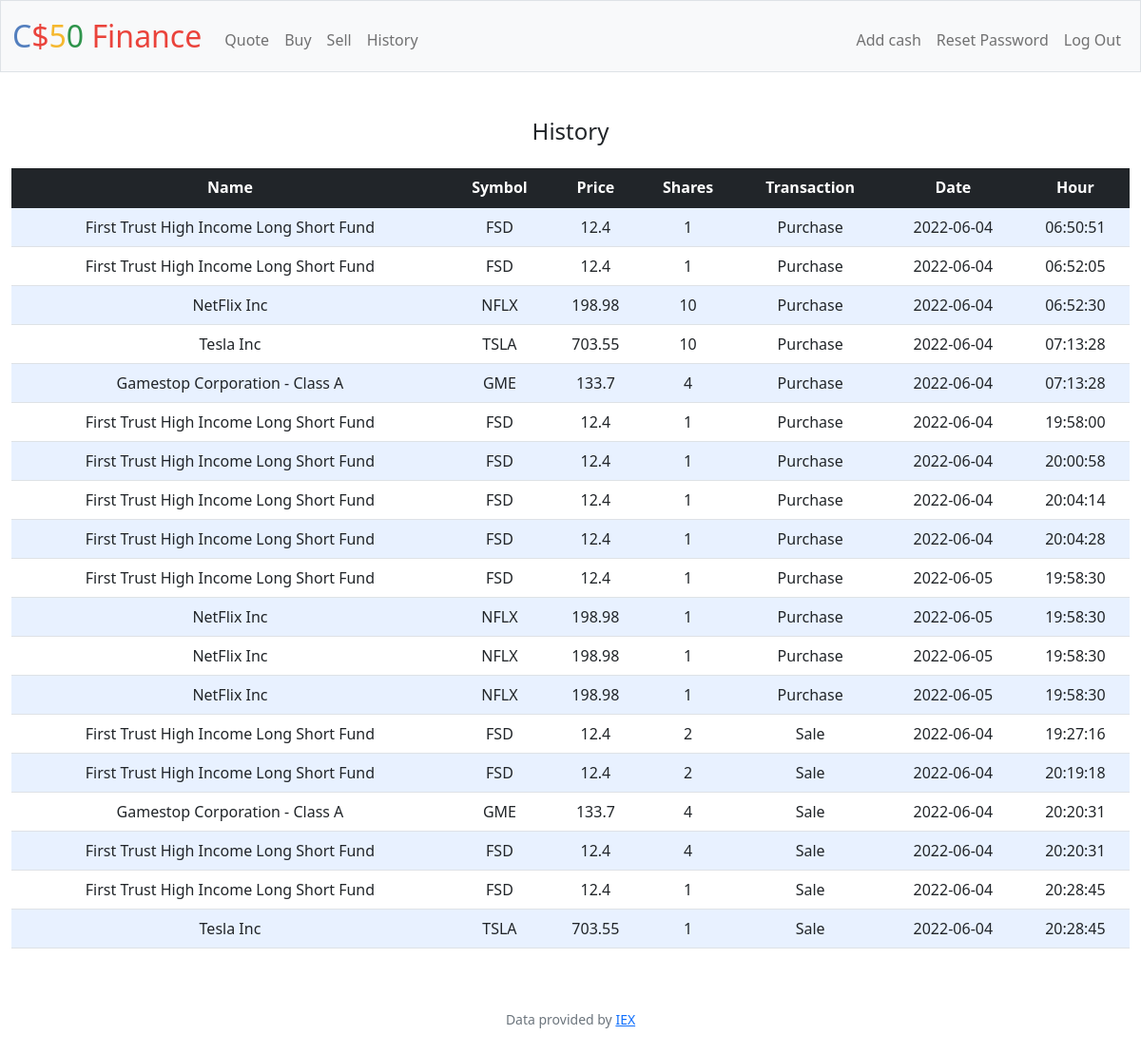
The app's page /history (signed in) with its own data.
### tables this page shows
CREATE TABLE purchases(
id INTEGER PRIMARY KEY,
user_id INTEGER,
shares INTEGER,
name TEXT,
price REAL,
symbol TEXT,
date TEXT,
hour TEXT,
FOREIGN KEY(user_id) REFERENCES users(id));

CREATE TABLE sales(
id INTEGER PRIMARY KEY,
user_id INTEGER,
shares INTEGER,
name TEXT,
price REAL,
symbol TEXT,
date TEXT,
hour TEXT,
FOREIGN KEY(user_id) REFERENCES users(id));

### app.py (the view)
@app.route("/history")
@login_required
def history():
    PurchasesDict = db.execute("SELECT name,symbol,price,shares,date,hour from purchases where user_id = ?", session['user_id'])
    SalesDict = db.execute("SELECT name,symbol,price,shares,date,hour from sales where user_id = ?", session['user_id'])
    print(len(PurchasesDict))
    return render_template("history.html", lenSales=range(len(SalesDict)), lenPurchases=range(len(PurchasesDict)), sales=SalesDict, purchases=PurchasesDict)

### app.py (called while the page is built)
@app.after_request
def after_request(response):
    response.headers["Cache-Control"] = "no-cache, no-store, must-revalidate"
    response.headers["Expires"] = 0
    response.headers["Pragma"] = "no-cache"
    return response

### helpers.py (called while the page is built)
def login_required(f):
    @wraps(f)
    def decorated_function(*args, **kwargs):
        if session.get("user_id") is None:
            return redirect("/login")
        return f(*args, **kwargs)
    return decorated_function

### templates/history.html (shortened to what this page needs)
{% extends "layout.html" %}
{% block main %}
    <div class="mb-3">
        <h4>History</h4>
    </div>
    <table class="table">
        <thead class="table-dark">
            <tr>
                <th scope="col">Name</th>
                <th scope="col">Symbol</th>
                <th scope="col">Price</th>
                <th scope="col">Shares</th>
                <th scope="col">Transaction</th>
                <th scope="col">Date</th>
                <th scope="col">Hour</th>
            </tr>
        </thead>
        <tbody>
            {% for i in lenPurchases%}
            <tr>
                <td>{{purchases[i]['name']}}</td>
                <td>{{purchases[i]['symbol']}}</td>
                <td>{{purchases[i]['price']}}</td>
                <td>{{purchases[i]['shares']}}</td>
                <td>Purchase</td>
                <td>{{purchases[i]['date']}}</td>
                <td>{{purchases[i]['hour']}}</td>
            </tr>
            {% endfor %}
            {% for i in lenSales%}
            <tr>
                <td>{{sales[i]['name']}}</td>
                <td>{{sales[i]['symbol']}}</td>
                <td>{{sales[i]['price']}}</td>
                <td>{{sales[i]['shares']}}</td>
                <td>Sale</td>
                <td>{{sales[i]['date']}}</td>
                <td>{{sales[i]['hour']}}</td>
            </tr>
            {% endfor %}
        </tbody>
    </table>
{% endblock %}

### templates/layout.html (shortened to what this page needs)
<!DOCTYPE html>
<html lang="en">
    <head>
        <link href="https://cdn.jsdelivr.net/npm/bootstrap@5.1.3/dist/css/bootstrap.min.css" rel="stylesheet">
        <link href="/static/styles.css" rel="stylesheet" type="text/css">
    </head>
    <body>
        <nav class="bg-light border navbar navbar-expand-md navbar-light">
            <div class="container-fluid">
                <a class="navbar-brand" href="/"><span class="blue">C</span><span class="red">$</span><span class="yellow">5</span><span class="green">0</span> <span class="red">Finance</span></a>
                <div class="collapse navbar-collapse" id="navbar">
                    {% if session["user_id"] %}
                        <ul class="navbar-nav me-auto mt-2">
                            <li class="nav-item"><a class="nav-link" href="/quote">Quote</a></li>
                            <li class="nav-item"><a class="nav-link" href="/buy">Buy</a></li>
                            <li class="nav-item"><a class="nav-link" href="/sell">Sell</a></li>
                            <li class="nav-item"><a class="nav-link" href="/history">History</a></li>
                        </ul>
                        <ul class="navbar-nav ms-auto mt-2">
                            <li class="nav-item"><a class="nav-link" href="/addCash">Add cash</a></li>
                            <li class="nav-item"><a class="nav-link" href="/reset">Reset Password</a></li>
                            <li class="nav-item"><a class="nav-link" href="/logout">Log Out</a></li>
                        </ul>
                    {% else %}
                        <ul class="navbar-nav ms-auto mt-2">
                            <li class="nav-item"><a class="nav-link" href="/register">Register</a></li>
                            <li class="nav-item"><a class="nav-link" href="/login">Log In</a></li>
                        </ul>
                    {% endif %}
                </div>
            </div>
        </nav>
        <main class="container-fluid py-5 text-center">
            {% block main %}{% endblock %}
        </main>
        <footer class="mb-5 small text-center text-muted">
            Data provided by <a href="https://iexcloud.io/">IEX</a>
        </footer>
    </body>
</html>

### static/styles.css (style rules this page uses)
nav .navbar-brand { font-size: xx-large; }
nav .navbar-brand .blue { color: #537fbe; }
nav .navbar-brand .red { color: #ea433b; }
nav .navbar-brand .yellow { color: #f5b82e; }
nav .navbar-brand .green { color: #2e944b; }
tbody tr:nth-of-type(odd) { background-color: rgb(179, 208, 255, 0.3) !important; }
li { text-align: left; }
.mb-3 { display: flex; justify-content: center; }

### records on screen
purchases: name "First Trust High Income Long Short Fund", symbol "FSD", price "12.4", shares "1", date "2022-06-04", hour "06:50:51"
purchases: name "First Trust High Income Long Short Fund", symbol "FSD", price "12.4", shares "1", date "2022-06-04", hour "06:52:05"
purchases: name "NetFlix Inc", symbol "NFLX", price "198.98", shares "10", date "2022-06-04", hour "06:52:30"
purchases: name "Tesla Inc", symbol "TSLA", price "703.55", shares "10", date "2022-06-04", hour "07:13:28"
purchases: name "Gamestop Corporation - Class A", symbol "GME", price "133.7", shares "4", date "2022-06-04", hour "07:13:28"
purchases: name "First Trust High Income Long Short Fund", symbol "FSD", price "12.4", shares "1", date "2022-06-04", hour "19:58:00"
purchases: name "First Trust High Income Long Short Fund", symbol "FSD", price "12.4", shares "1", date "2022-06-04", hour "20:00:58"
purchases: name "First Trust High Income Long Short Fund", symbol "FSD", price "12.4", shares "1", date "2022-06-04", hour "20:04:14"
purchases: name "First Trust High Income Long Short Fund", symbol "FSD", price "12.4", shares "1", date "2022-06-04", hour "20:04:28"
purchases: name "First Trust High Income Long Short Fund", symbol "FSD", price "12.4", shares "1", date "2022-06-05", hour "19:58:30"
purchases: name "NetFlix Inc", symbol "NFLX", price "198.98", shares "1", date "2022-06-05", hour "19:58:30"
purchases: name "NetFlix Inc", symbol "NFLX", price "198.98", shares "1", date "2022-06-05", hour "19:58:30"
purchases: name "NetFlix Inc", symbol "NFLX", price "198.98", shares "1", date "2022-06-05", hour "19:58:30"
sales: name "First Trust High Income Long Short Fund", symbol "FSD", price "12.4", shares "2", date "2022-06-04", hour "19:27:16"
sales: name "First Trust High Income Long Short Fund", symbol "FSD", price "12.4", shares "2", date "2022-06-04", hour "20:19:18"
sales: name "Gamestop Corporation - Class A", symbol "GME", price "133.7", shares "4", date "2022-06-04", hour "20:20:31"
sales: name "First Trust High Income Long Short Fund", symbol "FSD", price "12.4", shares "4", date "2022-06-04", hour "20:20:31"
sales: name "First Trust High Income Long Short Fund", symbol "FSD", price "12.4", shares "1", date "2022-06-04", hour "20:28:45"
sales: name "Tesla Inc", symbol "TSLA", price "703.55", shares "1", date "2022-06-04", hour "20:28:45"
